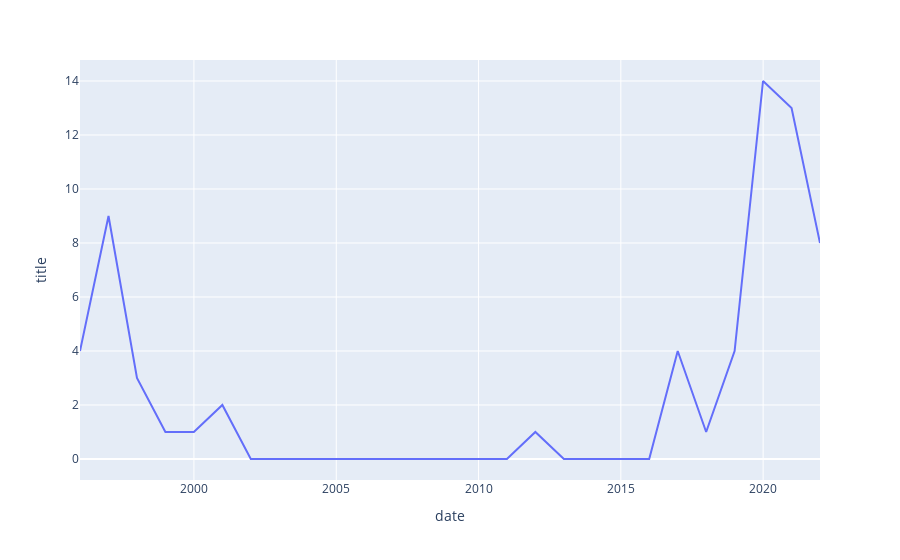

Here is the notebook cell this chart was saved with:
### Markdown cell above
The following code creates simple graphs (time series and bar charts) to highlight the contributions to the topic by time and party. We learn: the Verkehrswende used to be merely a topic of the left, and it was scacely mobility in Anträgen. Only recently it has been put to action and adopted by other actors.

### Code cell
df_count = df[['date', 'title']].groupby(pd.Grouper(key='date', freq='1Y')).count() #.sort_values(by='date', ascending=True)['title']
fig = px.line(df_count, y="title")
fig.show()

### Figure 1 — Plotly figure (JSON) as saved in the notebook; plotly's stock layout.template omitted (floating-point values rounded to 4 significant figures)
{"data": [{"hovertemplate": "date=%{x}<br>title=%{y}<extra></extra>", "legendgroup": "", "line": {"color": "#636efa", "dash": "solid"}, "marker": {"symbol": "circle"}, "mode": "lines", "name": "", "orientation": "v", "showlegend": false, "type": "scatter", "x": ["1995-12-31T00:00:00", "1996-12-31T00:00:00", "1997-12-31T00:00:00", "1998-12-31T00:00:00", "1999-12-31T00:00:00", "2000-12-31T00:00:00", "2001-12-31T00:00:00", "2002-12-31T00:00:00", "2003-12-31T00:00:00", "2004-12-31T00:00:00", "2005-12-31T00:00:00", "2006-12-31T00:00:00", "2007-12-31T00:00:00", "2008-12-31T00:00:00", "2009-12-31T00:00:00", "2010-12-31T00:00:00", "2011-12-31T00:00:00", "2012-12-31T00:00:00", "2013-12-31T00:00:00", "2014-12-31T00:00:00", "2015-12-31T00:00:00", "2016-12-31T00:00:00", "2017-12-31T00:00:00", "2018-12-31T00:00:00", "2019-12-31T00:00:00", "2020-12-31T00:00:00", "2021-12-31T00:00:00"], "xaxis": "x", "y": [4, 9, 3, 1, 1, 2, 0, 0, 0, 0, 0, 0, 0, 0, 0, 0, 1, 0, 0, 0, 0, 4, 1, 4, 14, 13, 8], "yaxis": "y"}], "layout": {"autosize": true, "legend": {"tracegroupgap": 0}, "margin": {"t": 60}, "xaxis": {"anchor": "y", "autorange": true, "domain": [0, 1], "range": ["1995-12-31", "2021-12-31"], "title": {"text": "date"}, "type": "date"}, "yaxis": {"anchor": "x", "autorange": true, "domain": [0, 1], "range": [-0.7778, 14.78], "title": {"text": "title"}, "type": "linear"}}}
